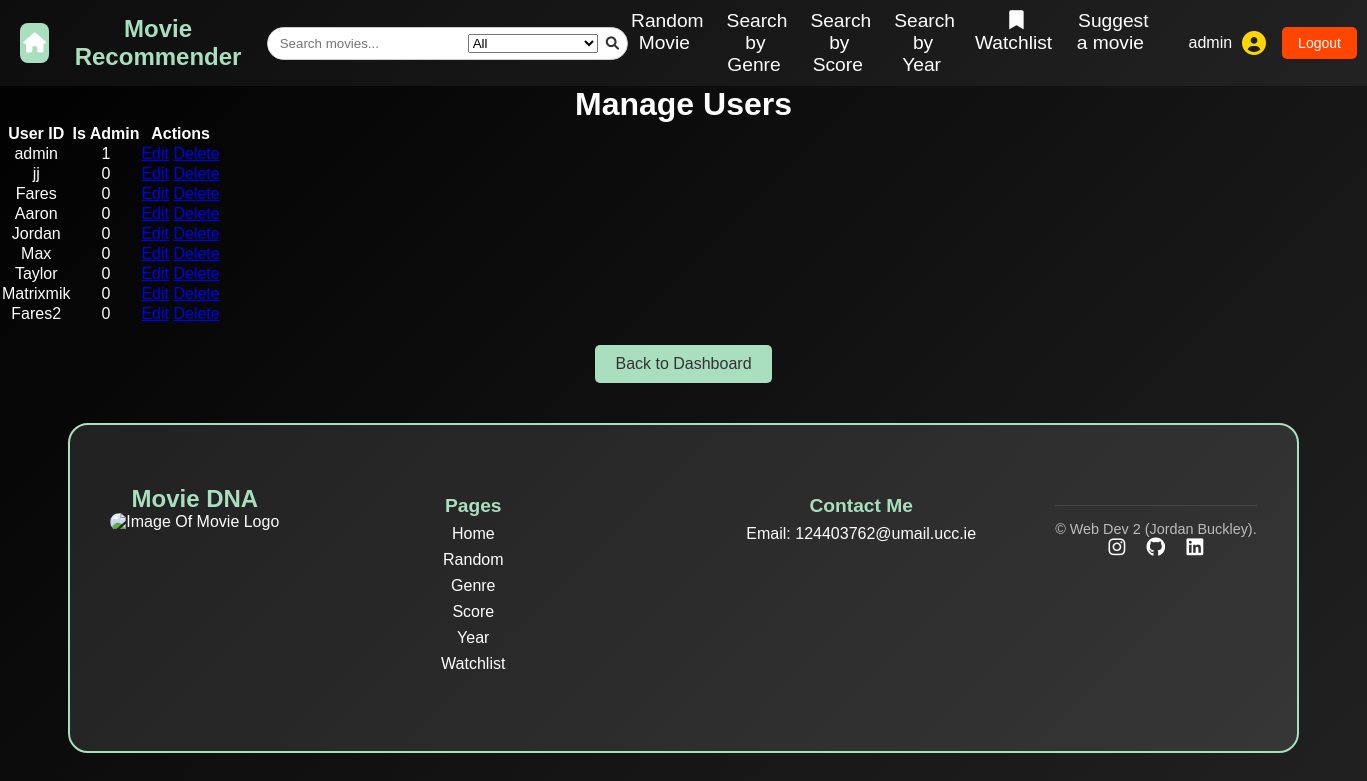
/admin/manage_users (signed in), run on an earlier commit of the app's database.
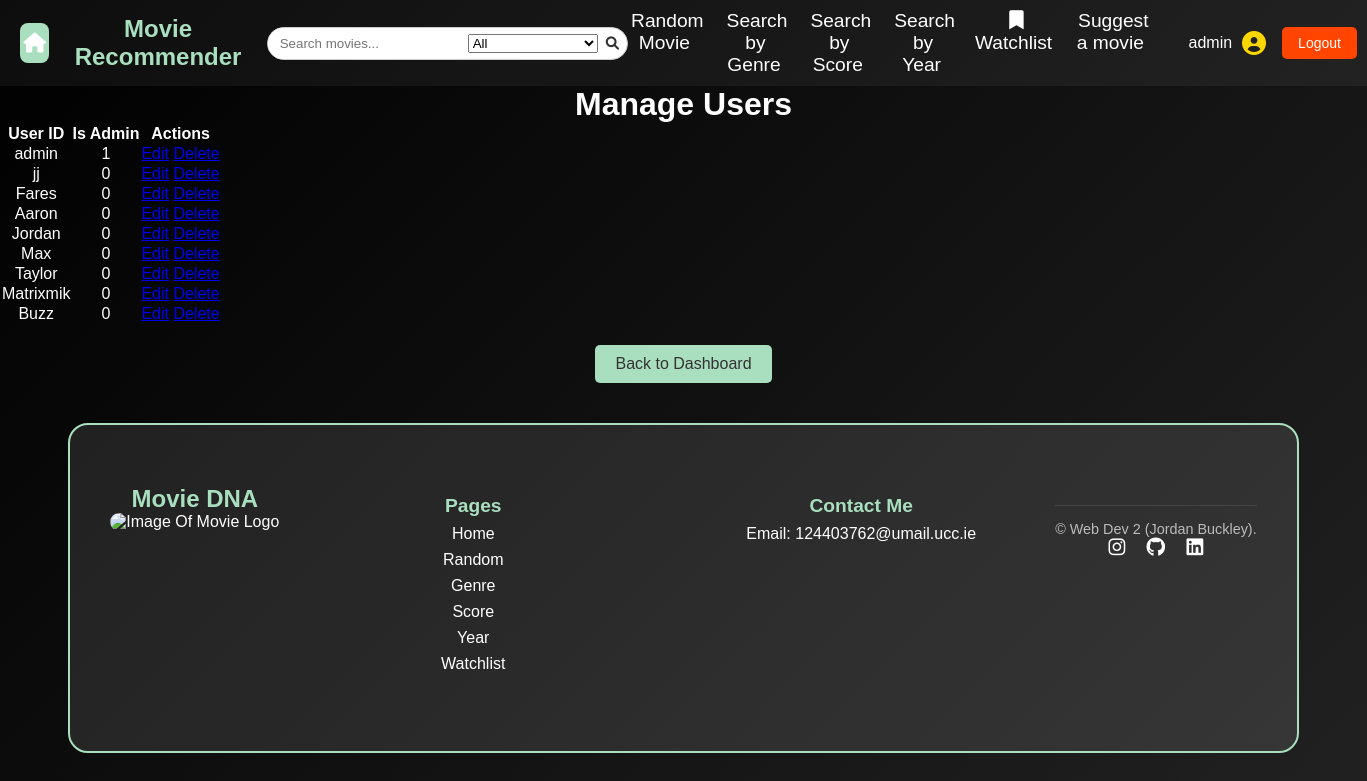
And on a later commit of the database.
### tables this page shows
CREATE TABLE users (
    user_id TEXT PRIMARY KEY,
    password TEXT NOT NULL
, is_admin BOOLEAN DEFAULT FALSE);

### app.py (the view)
@app.route("/admin/manage_users")
@login_required
def manage_users():
    if not g.is_admin:
        return "Access denied. Admins only.", 403
    db = get_db()
    users = db.execute("SELECT * FROM users").fetchall()
    return render_template("manage_users.html", users=users)

### app.py (called while the page is built)
@app.before_request
def load_logged_in_user():
    g.user = session.get("user_id")
    g.is_admin = session.get("is_admin", False)

def login_required(view):
    @wraps(view)
    def wrapped_view(*args, **kwargs):
        if g.user is None:
            return(redirect(url_for("login", next=request.url)))
        return view(*args, **kwargs)
    return wrapped_view

### database.py (called while the page is built)
def get_db():
    if "db" not in g:
        g.db = sqlite3.connect(DATABASE,
                                detect_types=sqlite3.PARSE_DECLTYPES
                        )
        g.db.row_factory = sqlite3.Row
    return g.db

### templates/manage_users.html
{% extends "base.html" %}
{% block main_content %}
<h1>Manage Users</h1>
<table>
    <thead>
        <tr>
            <th>User ID</th>
            <th>Is Admin</th>
            <th>Actions</th>
        </tr>
    </thead>
    <tbody>
        {% for user in users %}
        <tr>
            <td>{{ user.user_id }}</td>
            <td>{{ user.is_admin }}</td>
            <td>
                <a href="{{ url_for('edit_user', user_id=user.user_id) }}">Edit</a>
                <a href="{{ url_for('delete_user', user_id=user.user_id) }}">Delete</a>
            </td>
        </tr>
        {% endfor %}
    </tbody>
</table>
<a href="{{ url_for('admin_dashboard') }}" class="back-button">Back to Dashboard</a>
{% endblock %}

### templates/base.html (shortened to what the changed rows need)
<!DOCTYPE html>
<html lang="en">
<head>
    <link rel="stylesheet" href="{{ url_for('static', filename='styles.css') }}">
    <link rel="stylesheet" href="https://cdnjs.cloudflare.com/ajax/libs/font-awesome/6.0.0/css/all.min.css">
</head>
<body>
    <header>
        <nav>
            <section id="nav-container">
                <section id="nav-user">
                    {% if session['user_id'] %}
                    <section id="user-info">
                        <p id="username">{{ session['user_id'] }}</p>
                        <i class="fas fa-user-circle" id="user-icon"></i>
                    </section>
                    <a href="{{ url_for('logout') }}" id="logout-btn">Logout</a>
                    {% else %}
                    <a href="{{ url_for('login') }}" id="login-btn">Login</a>
                    <a href="{{ url_for('registration') }}" id="register-btn">Register</a>
                    {% endif %}
                </section>
            </section>
        </nav>
    </header>
    <main>
        {% block main_content %}{% endblock %}
    </main>
    <footer class="footer">
        <section class="footer-container">
            <section class="footer-logo">
                <h2>Movie DNA</h2>
            </section>
    </footer>
</body>
</html>

What changed in the data, as far as the page shows it:
removed users: user_id "Fares2", is_admin "0"
added users: user_id "Buzz", is_admin "0"
